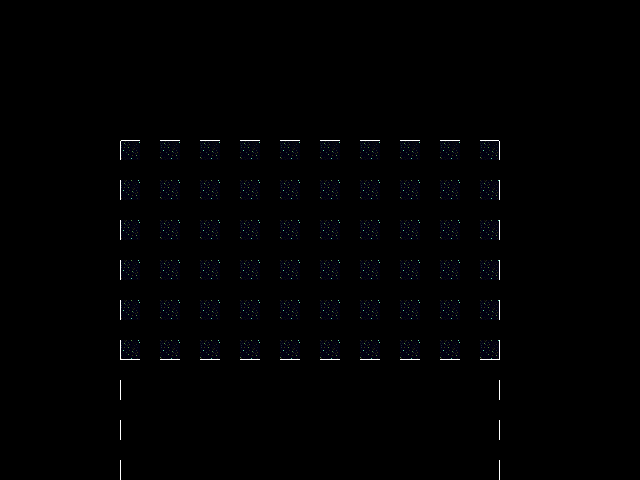

Tiled map render using the project's own tile images. Description and the whole map definition, tile-layer contents included, below:
An orthogonal 16x12 tile map with 40x40 px tiles, 1 tile layer (Tile Layer 1) and 8 objects (spawn, warpbin, space_bg, npc).

<map version="1.11" tiledversion="1.11.0" orientation="orthogonal" renderorder="right-down" width="16" height="12" tilewidth="40" tileheight="40" infinite="0" nextlayerid="6" nextobjectid="11">
 <editorsettings>
  <export target="data.lua" format="lua" />
 </editorsettings>
 <properties>
  <property name="music" value="warphub" />
 </properties>
 <tileset firstgid="1" source="../../../tilesets/space.tsx" />
 <objectgroup id="4" name="objects_bg" />
 <layer id="1" name="Tile Layer 1" width="16" height="12">
  <data encoding="csv">
0,0,0,0,0,0,0,0,0,0,0,0,0,0,0,0,
0,0,0,0,0,0,0,0,0,0,0,0,0,0,0,0,
0,0,0,0,0,0,0,0,0,0,0,0,0,0,0,0,
0,0,0,1,2,2,2,2,2,2,2,2,3,0,0,0,
0,0,0,4,5,5,5,5,5,5,5,5,6,0,0,0,
0,0,0,4,5,5,5,5,5,5,5,5,6,0,0,0,
0,0,0,4,5,5,5,5,5,5,5,5,6,0,0,0,
0,0,0,4,5,5,5,5,5,5,5,5,6,0,0,0,
0,0,0,7,8,8,8,8,8,8,8,8,9,0,0,0,
0,0,0,10,11,11,11,11,11,11,11,11,12,0,0,0,
0,0,0,10,11,11,11,11,11,11,11,11,12,0,0,0,
0,0,0,10,11,11,11,11,11,11,11,11,12,0,0,0
</data>
 </layer>
 <objectgroup id="5" name="markers">
  <object id="6" name="spawn" x="320" y="320">
   <point />
  </object>
 </objectgroup>
 <objectgroup id="2" name="objects">
  <object id="5" name="warpbin" x="260" y="220" width="120" height="40">
   <properties>
    <property name="skin" value="cyber_city" />
   </properties>
  </object>
  <object id="7" name="space_bg" x="280" y="0" width="40" height="40" />
  <object id="9" name="npc" x="160" y="112" width="40" height="40">
   <properties>
    <property name="actor" value="diamond_giant" />
    <property name="cutscene" value="warp_hub.diamond_store" />
    <property name="sprite" value="hole_empty" />
   </properties>
  </object>
 </objectgroup>
 <objectgroup color="#0000ff" id="3" name="collision">
  <object id="1" x="80" y="120" width="40" height="240" />
  <object id="2" x="120" y="360" width="400" height="40" />
  <object id="3" x="520" y="120" width="40" height="240" />
  <object id="4" x="120" y="80" width="400" height="40" />
 </objectgroup>
</map>